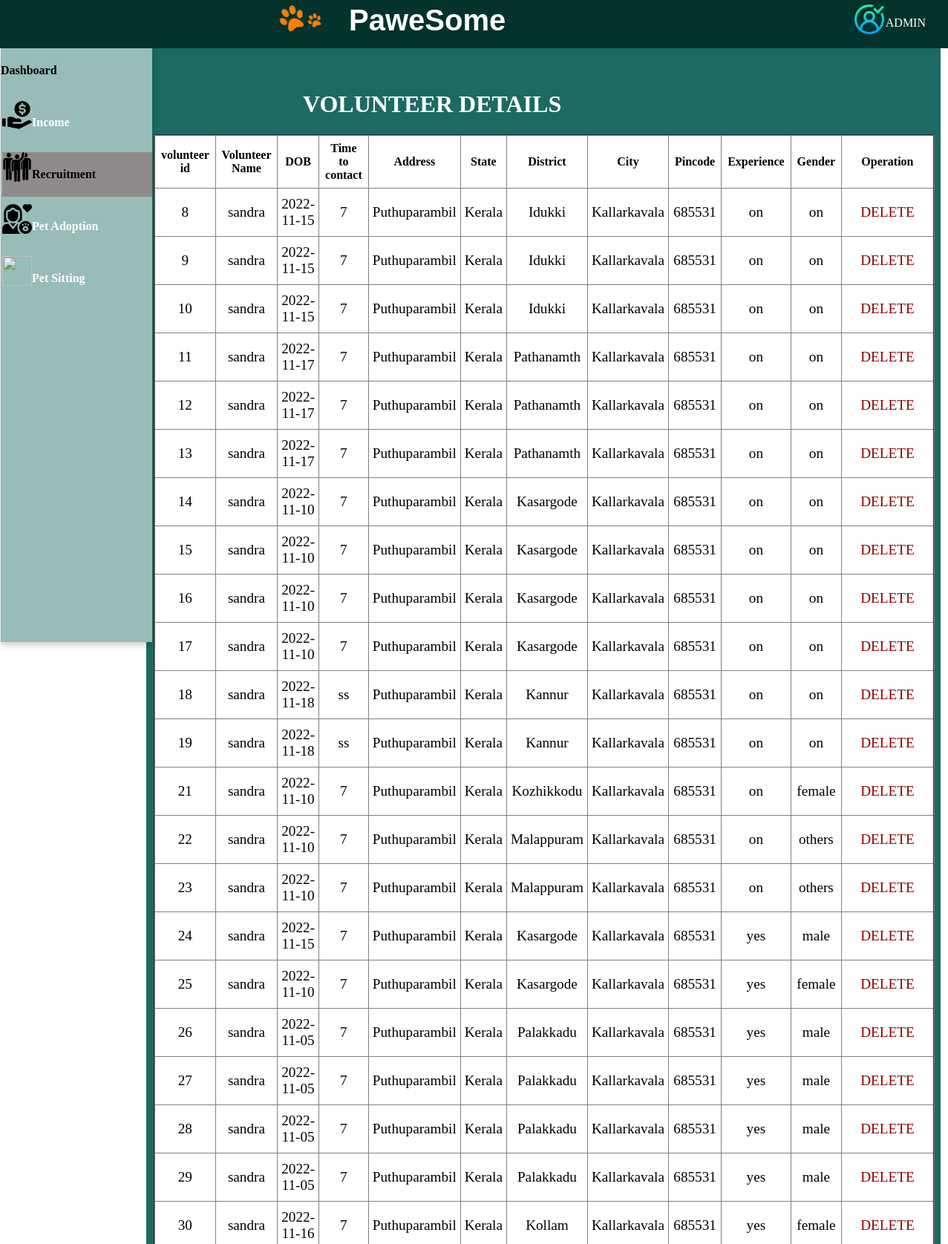
Page /admin_volunteer.php (upper part) on the committed database.
### tables this page shows
CREATE TABLE `volunteer_tbl` (
  `voID` int(11) NOT NULL,
  `dob` date DEFAULT NULL,
  `time_contact` varchar(10) DEFAULT NULL,
  `address` varchar(30) DEFAULT NULL,
  `state` varchar(10) DEFAULT NULL,
  `district` varchar(10) DEFAULT NULL,
  `city` varchar(20) DEFAULT NULL,
  `pincode` int(11) DEFAULT NULL,
  `experience` varchar(5) DEFAULT NULL,
  `gender` varchar(7) DEFAULT NULL,
  `userid` int(11) DEFAULT NULL
);

CREATE TABLE `sign_up` (
  `userid` int(11) NOT NULL,
  `Name` varchar(20) NOT NULL,
  `Email` varchar(50) NOT NULL,
  `Pass` varchar(20) NOT NULL,
  `phn_number` varchar(12) NOT NULL,
  `category_user` int(11) DEFAULT 1
);

### admin_volunteer.php (the view, shortened to what this page needs)
<?php
include("connect.php");
$sql="select * from volunteer_tbl inner join sign_up where sign_up.userid=volunteer_tbl.userid";
$res=mysqli_query($conn,$sql);
?>
<html>
    <head>
        <link rel="stylesheet" href="admin.css">
</head>
<body >
<header>
<div class="head">
        <div class="imgclass">
            <img src="logo.jpg" style="float: left">
            <span class="heading" style="float: left;">PaweSome</span>
        </div>
        <div class="logo-profile">
          <div class="userimg">
            <img src="admin.png">
             <a href="#">ADMIN</a>
            </div>
</div>
</header>
<aside>
        <div class="dashboard">
        <a href="admin-dash.php" >Dashboard</a>
            <div class="userimg">
            <a href="income.php" > <img style="float:left" src="don.png"><span>Income </span></a>
            </div>
            <div class="userimg">
             <a class="subbtn" href="admin_volunteer.php" style=" background:rgb(143, 139, 139);
    color:black;";><img  style="float:left" src="vol.png"><span>Recruitment</span></a>
            </div>
            <div class="userimg">
            <a href="admin_pet.php">  <img   style="float:left"src="ado.png"><span>Pet Adoption</span></a>
            </div>
            <div class="userimg">
            <a href="sitting_admin.php">   <img  style="float:left" src="sit.png"><span>Pet Sitting</span></a>
            </div>
        </div>
    </aside>
    <main>
    <br><br>
<h1 > <span class="volHead">VOLUNTEER DETAILS<br></span></h1>
     <div class="tablevolunteer">
<table  border="2" cellpadding="0">
<tr>
<th>volunteer id</th>
<th>Volunteer Name</th>
<th> DOB </th>
<th>Time to contact</th>
<th>Address</th>
<th>State</th>
<th>District</th>
<th>City</th>
<th>Pincode</th>
<th>Experience</th>
<th>Gender</th>
<th>Operation</th>
</tr>
<?php
while($row=mysqli_fetch_assoc($res))
{
    echo
    "
    <tr><td>  " . $row["voID"]."</td>".
    "<td> " . $row["Name"]."</td>".
    "<td> " . $row["dob"]."</td>".
    " <td>" .$row["time_contact"]."</td>".
    "<td> " . $row["address"]."</td>".
    "<td> " . $row["state"]."</td>".
    "<td> " . $row["district"]."</td>".
    "<td> " . $row["city"]."</td>".
    "<td> " . $row["pincode"]."</td>".
    "<td> " . $row["experience"]."</td>".
    "<td> " . $row["gender"]."</td>".
    "<td>"."<a href='admin_volunteer.php?id=". $row["voID"]." 'class='btn'>DELETE </a></tr>" ;
}
?>
</main>
</body>
    </html>

### admin.css (style rules this page uses)
main { margin-top: 65px; width: 1070px; margin-left: 189px; background-color: #1d6a63; }
.volHead { color: white; margin-left: 211px; margin-top: 100px; }
.tablevolunteer table { background-color: #fff; border-collapse: collapse; width: 800px; margin-left: 10px; }
.tablevolunteer th { color:black; padding: 8px; }
.tablevolunteer td { color:black; font-size: 1.2em; padding: 10px 5px; text-align: center; }
.btn { background: #fff; color: darkred; padding: 5px 20px; text-decoration: none; }
.userimg a { text-decoration: none; color: white; margin-left: 2px; margin-top: 10px; }
header { top:0px; left: 0px; margin-top:-10px; background:#04322d; width:100%; height: 75px; position:fixed; z-index: 1000; }
.head { width: 100vw; }
.heading { font-size: 40px; font-weight: 900; margin-top: 15px; color:white; font-family:'Trebuchet MS', 'Lucida Sans Unicode', 'Lucida Grande', 'Lucida Sans', Arial, sans-serif ; }
.logo-profile { float:right; margin-top: 16px; margin-right: 30px; }
.userimg { display: flex; align-items: center; }
.userimg img { float:right; display: flex; width:40px; height: 40px; }
.imgclass img { height: 110px; margin-left:350px; margin-top: -10px; margin-right: 10px; }
aside { height: 100vh; width: 16%; margin-left: -7px; float: left; position: fixed; margin-top: 0px; background: #98bcb8; box-shadow: 0 4px 8px 0 rgb(0 0 0 / 20%); }
.dashboard a { color:black; font-size: 16px; font-weight: bolder; display:block; width: 100%; line-height: 60px; text-decoration: none; box-sizing: border-box; transform: .5s; transition-property: background; }

### rows in the picture
volunteer_tbl: voID "8", userid.Name "sandra", dob "2022-11-15", time_contact "7", address "Puthuparambil", state "Kerala", district "Idukki", city "Kallarkavala", pincode "685531", experience "on", gender "on"
volunteer_tbl: voID "9", userid.Name "sandra", dob "2022-11-15", time_contact "7", address "Puthuparambil", state "Kerala", district "Idukki", city "Kallarkavala", pincode "685531", experience "on", gender "on"
volunteer_tbl: voID "10", userid.Name "sandra", dob "2022-11-15", time_contact "7", address "Puthuparambil", state "Kerala", district "Idukki", city "Kallarkavala", pincode "685531", experience "on", gender "on"
volunteer_tbl: voID "11", userid.Name "sandra", dob "2022-11-17", time_contact "7", address "Puthuparambil", state "Kerala", district "Pathanamth", city "Kallarkavala", pincode "685531", experience "on", gender "on"
volunteer_tbl: voID "12", userid.Name "sandra", dob "2022-11-17", time_contact "7", address "Puthuparambil", state "Kerala", district "Pathanamth", city "Kallarkavala", pincode "685531", experience "on", gender "on"
volunteer_tbl: voID "13", userid.Name "sandra", dob "2022-11-17", time_contact "7", address "Puthuparambil", state "Kerala", district "Pathanamth", city "Kallarkavala", pincode "685531", experience "on", gender "on"
volunteer_tbl: voID "14", userid.Name "sandra", dob "2022-11-10", time_contact "7", address "Puthuparambil", state "Kerala", district "Kasargode", city "Kallarkavala", pincode "685531", experience "on", gender "on"
volunteer_tbl: voID "15", userid.Name "sandra", dob "2022-11-10", time_contact "7", address "Puthuparambil", state "Kerala", district "Kasargode", city "Kallarkavala", pincode "685531", experience "on", gender "on"
volunteer_tbl: voID "16", userid.Name "sandra", dob "2022-11-10", time_contact "7", address "Puthuparambil", state "Kerala", district "Kasargode", city "Kallarkavala", pincode "685531", experience "on", gender "on"
volunteer_tbl: voID "17", userid.Name "sandra", dob "2022-11-10", time_contact "7", address "Puthuparambil", state "Kerala", district "Kasargode", city "Kallarkavala", pincode "685531", experience "on", gender "on"
volunteer_tbl: voID "18", userid.Name "sandra", dob "2022-11-18", time_contact "ss", address "Puthuparambil", state "Kerala", district "Kannur", city "Kallarkavala", pincode "685531", experience "on", gender "on"
volunteer_tbl: voID "19", userid.Name "sandra", dob "2022-11-18", time_contact "ss", address "Puthuparambil", state "Kerala", district "Kannur", city "Kallarkavala", pincode "685531", experience "on", gender "on"
volunteer_tbl: voID "21", userid.Name "sandra", dob "2022-11-10", time_contact "7", address "Puthuparambil", state "Kerala", district "Kozhikkodu", city "Kallarkavala", pincode "685531", experience "on", gender "female"
volunteer_tbl: voID "22", userid.Name "sandra", dob "2022-11-10", time_contact "7", address "Puthuparambil", state "Kerala", district "Malappuram", city "Kallarkavala", pincode "685531", experience "on", gender "others"
volunteer_tbl: voID "23", userid.Name "sandra", dob "2022-11-10", time_contact "7", address "Puthuparambil", state "Kerala", district "Malappuram", city "Kallarkavala", pincode "685531", experience "on", gender "others"
volunteer_tbl: voID "24", userid.Name "sandra", dob "2022-11-15", time_contact "7", address "Puthuparambil", state "Kerala", district "Kasargode", city "Kallarkavala", pincode "685531", experience "yes", gender "male"
volunteer_tbl: voID "25", userid.Name "sandra", dob "2022-11-10", time_contact "7", address "Puthuparambil", state "Kerala", district "Kasargode", city "Kallarkavala", pincode "685531", experience "yes", gender "female"
volunteer_tbl: voID "26", userid.Name "sandra", dob "2022-11-05", time_contact "7", address "Puthuparambil", state "Kerala", district "Palakkadu", city "Kallarkavala", pincode "685531", experience "yes", gender "male"
volunteer_tbl: voID "27", userid.Name "sandra", dob "2022-11-05", time_contact "7", address "Puthuparambil", state "Kerala", district "Palakkadu", city "Kallarkavala", pincode "685531", experience "yes", gender "male"
volunteer_tbl: voID "28", userid.Name "sandra", dob "2022-11-05", time_contact "7", address "Puthuparambil", state "Kerala", district "Palakkadu", city "Kallarkavala", pincode "685531", experience "yes", gender "male"
volunteer_tbl: voID "29", userid.Name "sandra", dob "2022-11-05", time_contact "7", address "Puthuparambil", state "Kerala", district "Palakkadu", city "Kallarkavala", pincode "685531", experience "yes", gender "male"
volunteer_tbl: voID "30", userid.Name "sandra", dob "2022-11-16", time_contact "7", address "Puthuparambil", state "Kerala", district "Kollam", city "Kallarkavala", pincode "685531", experience "yes", gender "female"
